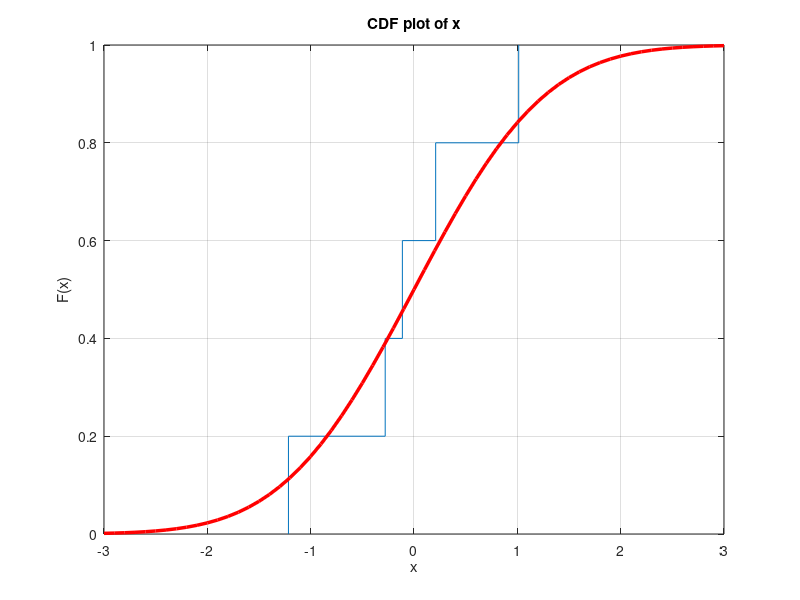

Write MATLAB code to recreate this figure. (Note: this script raises an error after producing the figure.)
close all
clear
clc

disp('Please input number of draws n as') ;
disp(' ') ;
n = input('[n]=');

y = normrnd(0,1,n,1); %Generate standard normal random numbers
cdfplot(y)            %Plot the empirical distribution function

hold on

x = -3:0.1:3;
f = normcdf(x,0,1);   %Generate normal cumulative distribution function

plot(x,f,'r','LineWidth',2.5)
legend('Empirical','Theoretical','Location','NW')
title('EDF and CFD')
xlabel('X')
ylabel('EDF(X), CDF(X)')

hold off
